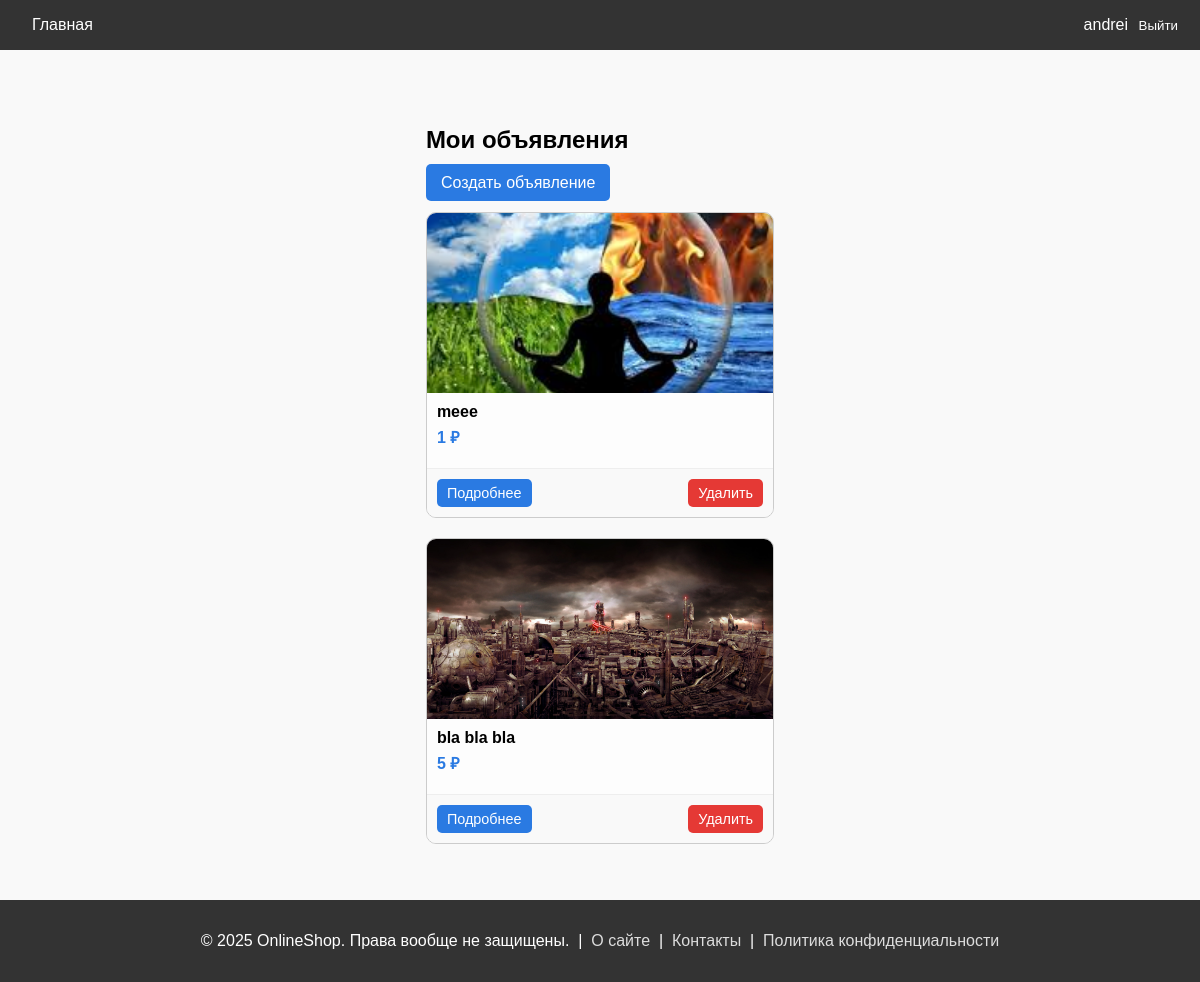
Before: /my/ (signed in) with the older database file.
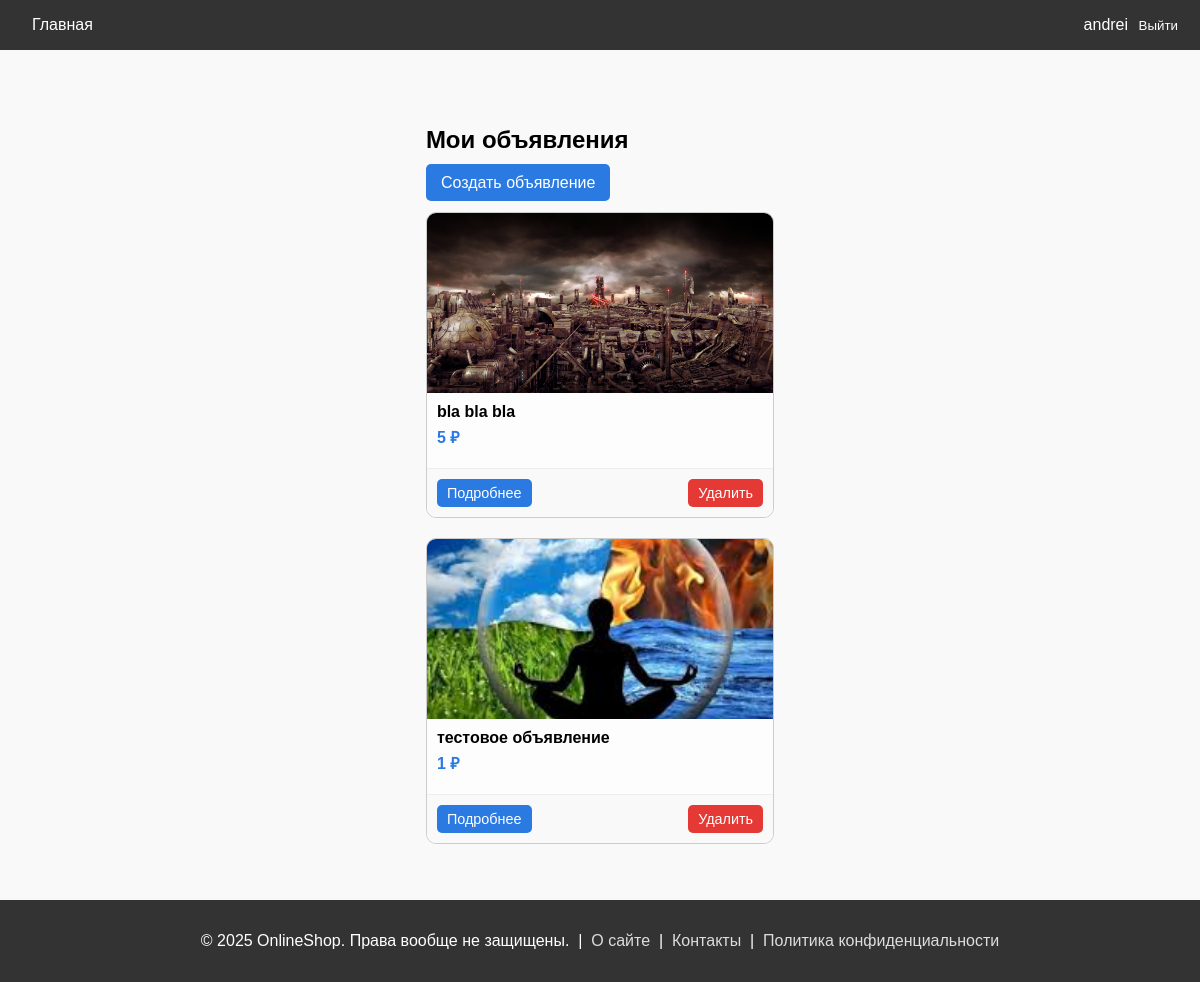
After: the same page with the newer database file.
### listings/models.py (models this page shows, shortened)
class Listing(models.Model):
    STATUS_CHOICES = [
        ('active', 'Активное'),
        ('sold', 'Продано'),
        ('deleted', 'Удалено'),
    ]
    title = models.CharField(max_length=255)
    description = models.TextField(blank=True)
    price = models.PositiveIntegerField(
    validators=[MinValueValidator(0)],
    verbose_name="Цена (в рублях)")
    city = models.CharField(max_length=100)
    image = models.ImageField(upload_to='listing_images/')
    pdf_file = models.FileField(upload_to='listing_pdfs/', blank=True, null=True)
    date_posted = models.DateTimeField(auto_now_add=True)
    status = models.CharField(max_length=10, choices=STATUS_CHOICES, default='active')
    author = models.ForeignKey(CustomUser, on_delete=models.CASCADE, related_name='listings')

### listings/views.py (the view)
# urls.py: path('my/', MyListingsView.as_view(), name='my_listings'),
class MyListingsView(LoginRequiredMixin, ListView):
    model = Listing
    template_name = 'listings/my_listings.html'
    context_object_name = 'listings'
    def get_queryset(self):
        return Listing.objects.filter(author=self.request.user)

### listings/templates/listings/my_listings.html (shortened to what this page needs)
{% extends "base.html" %}
{% block content %}
<div class="my-listings-container">
  <h2>Мои объявления</h2>
  <div style="text-align: left; margin-bottom: 20px;">
    <a href="{% url 'create_listing' %}" style="
      background-color: #2a7ae2;
      color: white;
      padding: 10px 15px;
      border-radius: 5px;
      text-decoration: none;
    ">Создать объявление</a>
  </div>
  {% if listings %}
    <div class="listing-grid">
      {% for listing in listings %}
        <div class="listing-card">
          {% if listing.image %}
            <img src="{{ listing.image.url }}" alt="{{ listing.title }}">
          {% else %}
            <img src="https://via.placeholder.com/300x200?text=Нет+изображения" alt="Нет изображения">
          {% endif %}
          <div class="listing-content">
            <div class="listing-title">{{ listing.title }}</div>
            <div class="listing-price">{{ listing.price }} ₽</div>
          </div>
          <div class="card-buttons">
            <a href="{% url 'listing_detail' listing.id %}">Подробнее</a>
            <form method="post" action="{% url 'delete_listing' listing.id %}">
              <button type="submit">Удалить</button>
            </form>
          </div>
        </div>
      {% endfor %}
    </div>
  {% else %}
    <p>У вас пока нет активных объявлений.</p>
  {% endif %}
</div>
{% endblock %}

Changed rows visible on the page:
removed Listing: image (picture), title "meee", price "1"
added Listing: image (picture), title "тестовое объявление", price "1"
